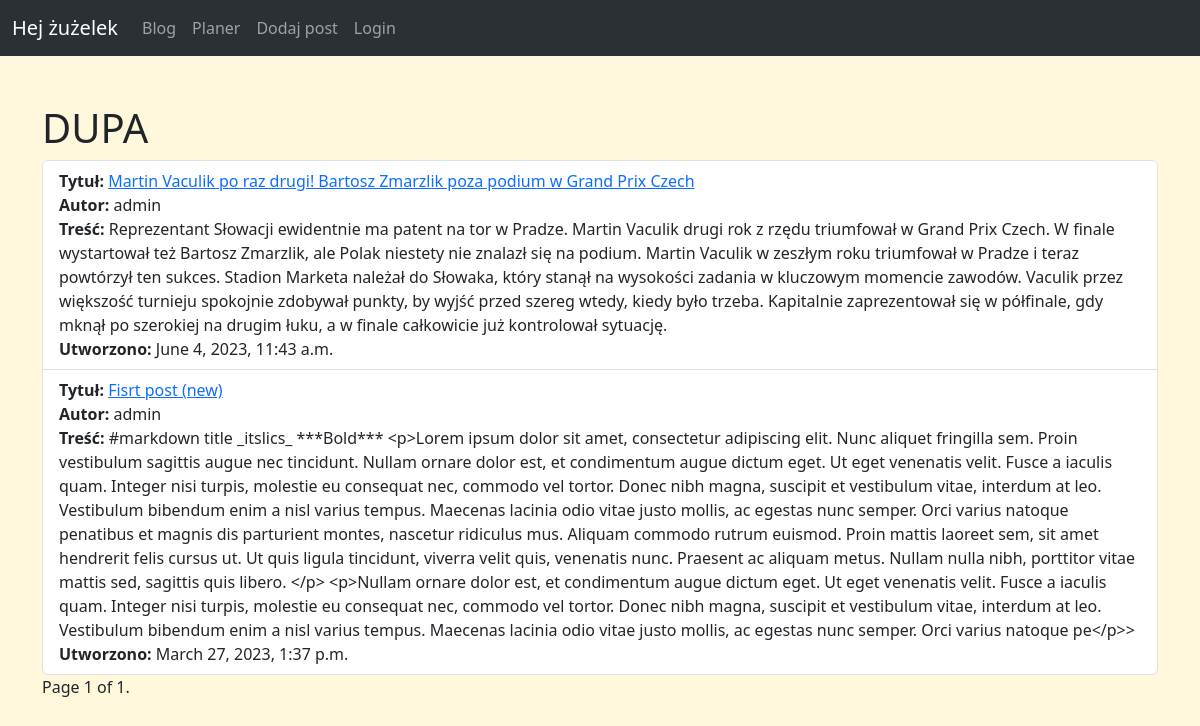
Page /blog/ on the earlier database version.
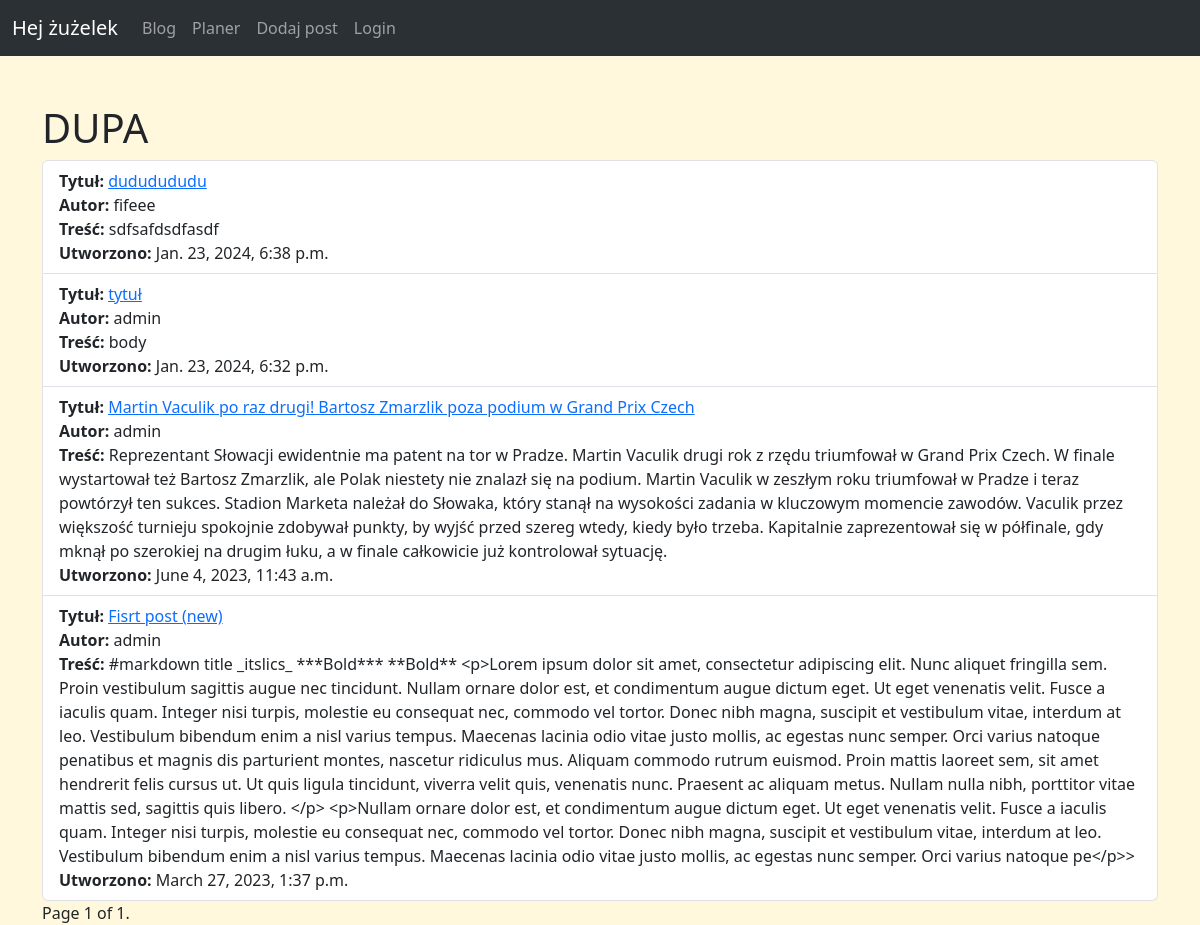
Same page on the later database version.
### blog/models.py (models this page shows, shortened)
class Post(models.Model):
    title = models.CharField(max_length=255)
    author = models.ForeignKey(User, on_delete=models.CASCADE)
    slug = models.SlugField(null=True)
    body = models.TextField()
    created_at = models.DateTimeField(auto_now_add=True)
    updated_at = models.DateTimeField(auto_now=True)
    class Meta:
        ordering = ['-id']

### blog/views.py (the view)
# urls.py: path('', homeView.as_view(), name='blog_home'),
class homeView(ListView):
    model = Post
    template_name = 'blog/home.html'
    paginate_by = 5

### blog/templates/blog/home.html (shortened to what this page needs)
{% extends 'base.html' %}
{% load markdown_extras %}
{% block content %}
    <h1>DUPA</h1>
    <ul class="list-group">
        {% for post in post_list %}
            <li class="list-group-item">
                <b>Tytuł:</b> <a href="{% url 'details' post.slug %}">{{ post.title }}</a><br>
                <b>Autor:</b> {{ post.author }}<br>
                <b>Treść:</b> {{ post.body }}<br>
                <b>Utworzono:</b> {{ post.created_at }}<br>
            </li>
        {% endfor %}
    </ul>
    <div class="pagination">
    <span class="step-links">
        <span class="current">
            Page {{ page_obj.number }} of {{ page_obj.paginator.num_pages }}.
        </span>
    </span>
</div>
{% endblock %}

Differences in the rows shown:
added Post: title "dududududu", author "fifeee", body "sdfsafdsdfasdf", created_at "Jan. 23, 2024, 6:38 p.m."
added Post: title "tytuł", author "admin", body "body", created_at "Jan. 23, 2024, 6:32 p.m."
changed Post "Fisrt post (new)": body "#markdown title _itslics_ ***Bold*** <p>Lorem ipsum dolor sit…" → "#markdown title _itslics_ ***Bold*** **Bold** <p>Lorem ipsum dolor sit…"
